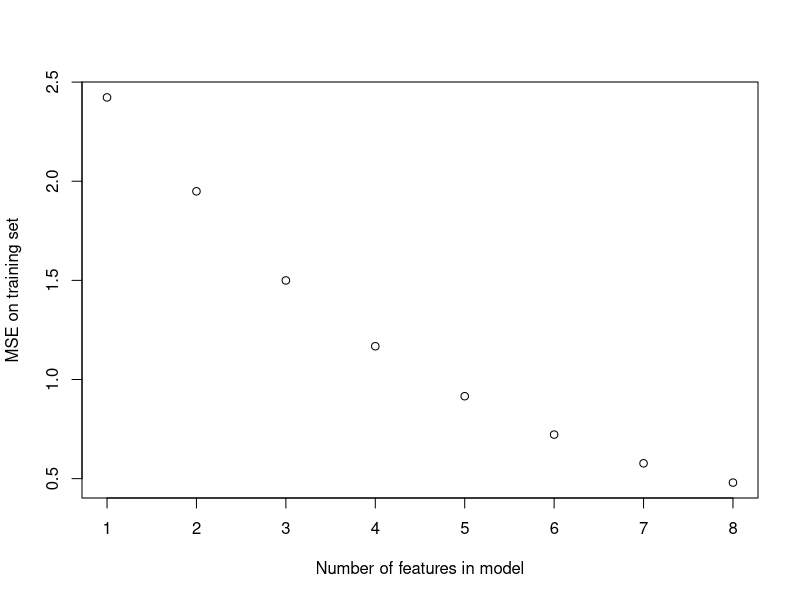
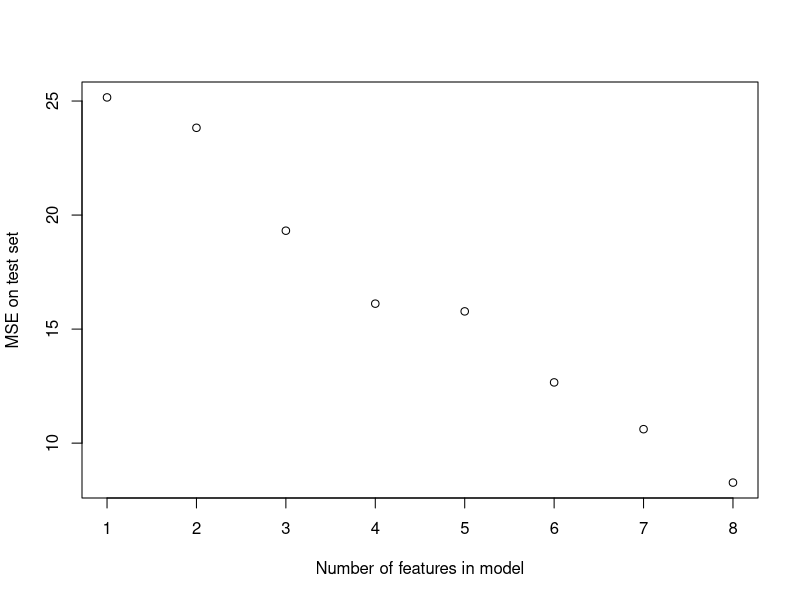

The R source for these figures, in order:
## ---- chunk 1
set.seed(1)
n=1000
p=20

X <- matrix(rnorm(n * p), nrow = n)
# Creates 1000x20 matrix with random values form the standard normal distribution

beta <- runif(p, -2, 2)
# Creates beta with random numbers from the uniform distribution
for (i in sample.int(20,4)) {
  beta[i] <- 0
}

#Turns four random values in beta to 0

epsilon <- rnorm(n, 0, 1)
Y <- X %*% beta + epsilon

data <- data.frame(Y = as.vector(Y), X)

## ---- chunk 2
training_set_index <- sample(1:n, 100)

training_set <- data[training_set_index,]
test_set <- data[-training_set_index,]

## ---- chunk 3
suppressWarnings(library(leaps))
## ---- chunk 4
regfit.full <- regsubsets(Y~.,training_set)
mse.training <- 1/n * summary(regfit.full)$rss
plot(1:8,mse.training, xlab = 'Number of features in model', ylab = 'MSE on training set')
## ---- chunk 5
mse.test <- numeric(8)

for (i in 1:8){
  betas <- coef(regfit.full, id=i) #Betas of best model with i features
  
  features <- names(betas)[-1] # Names of the features in best model with i features
  
  X <- as.matrix(test_set[,features, drop=FALSE]) 
  # Creates matrix with columns corresponding to best features
  
  X <- cbind("(Intercept)" = rep(1,nrow(X)),X) 
  # Prepends a column with 1s to the matrix X to so each row in X is (1,x_0,...,x_i). Then we can do matrix multiplication of X and betas
  
  Yhat <- X%*%betas
  mse.test[i] <- 1/nrow(X) * sum( (test_set$Y - Yhat)^2 )
}

plot(1:8,mse.test, xlab= 'Number of features in model', ylab='MSE on test set')
